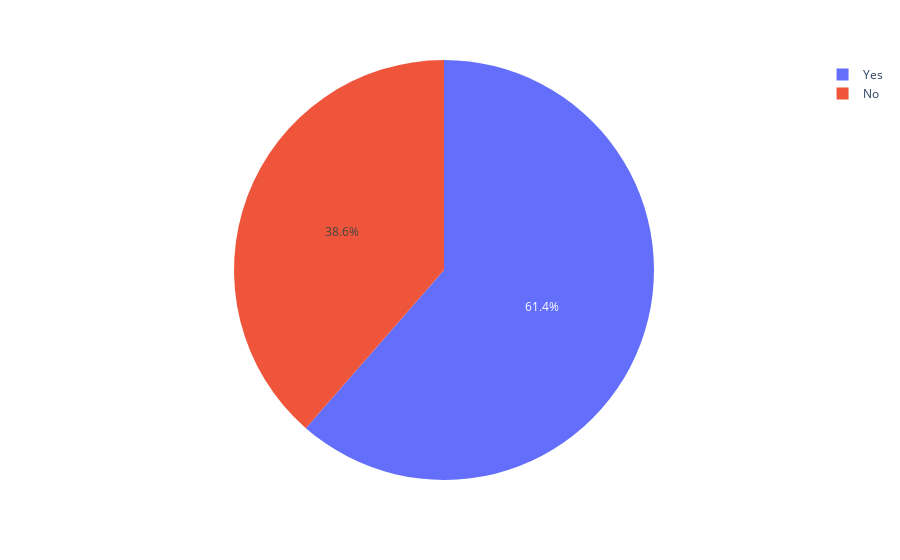

Notebook code cell kept with this figure:
### Code cell
top_restaurants_tb=popular_score_df['table_booking'].head(70).value_counts()
px.pie(top_restaurants_tb,names=top_restaurants_tb.index,values=top_restaurants_tb.values)

### Figure 1 — Plotly figure (JSON) as saved in the notebook; plotly's stock layout.template omitted (floating-point values rounded to 4 significant figures)
{"data": [{"domain": {"x": [0, 1], "y": [0, 1]}, "hovertemplate": "table_booking=%{label}<br>value=%{value}<extra></extra>", "labels": ["Yes", "No"], "legendgroup": "", "name": "", "showlegend": true, "type": "pie", "values": [43, 27]}], "layout": {"autosize": true, "legend": {"tracegroupgap": 0}, "margin": {"t": 60}}}
